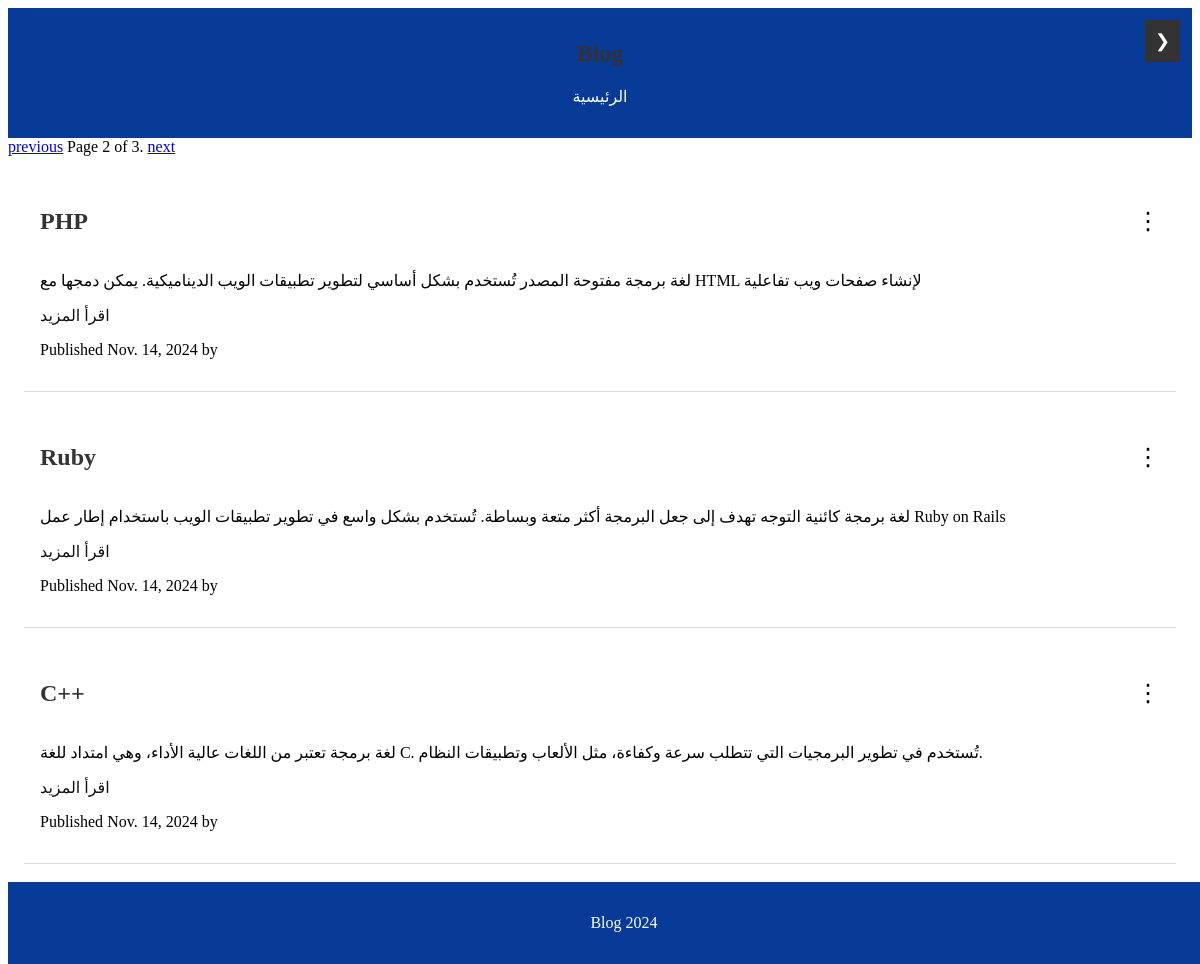
Screenshot of /?page=2 with the database file from the repository.
### home/models.py (models this page shows, shortened)
class Post(models.Model):
    class Status(models.TextChoices):
        DRAFT = 'DF', 'Draft'
        PUBLISHED = 'PB', 'Published'
    title = models.CharField(max_length=200)
    auther = models.ForeignKey(User ,on_delete=models.CASCADE , related_name= 'blog_post',null=True , blank=True)
    slug = models.SlugField(max_length=200 , unique_for_date='publish',null=True , blank=True)
    body = models.TextField()
    publish = models.DateField(default=timezone.now)
    created = models.DateField(auto_now_add=True)
    updated = models.DateField(auto_now_add=True)
    status = models.CharField(max_length=2,choices=Status.choices,default=Status.DRAFT)
    class Meta:
        ordering = ['-publish']  #to order the posts from oldest to newest
        indexes =[
            models.Index(fields=['publish']),
        ]
    def get_absolute_url(self):
        return reverse("blog:details", args=[
        self.publish.year,
        self.publish.month,
        self.publish.day,
        self.slug,
        ])
    def get_delete_url(self):
        return reverse("blog:delete_post", args=[self.id])
    def get_update_url(self):
        return reverse("blog:update_post", args=[self.id])

### home/views.py (the view)
# urls.py: path('',views.posts_list,name='home'),
def posts_list(request):
    posts = Post.objects.all()
    paginator = Paginator(posts, 3)  # استخدم posts بدلاً من posts_list
    page_num = request.GET.get('page', 1)  # الحصول على رقم الصفحة من الرابط أو تعيين الصفحة الأولى كافتراضي
    page_obj = paginator.page(page_num)  # استخدم paginator بدلاً من Paginator مباشرة
    return render(request, 'home.html', {'posts': page_obj})

### templates/home.html (shortened to what this page needs)
{% extends "base.html" %}
{% block content %}
<main class="main">
    {% for post in posts %}
        <article class="article">
            <div class="article-header">
                <h2>{{ post.title }}</h2>
                <div class="options-menu">
                    <span class="options-icon" onclick="toggleMenu(this)">⋮</span>
                </div>
            </div>
            <p>{{ post.body }}</p>
            <a href="{{post.get_absolute_url}}">اقرأ المزيد</a>
            <p class="date">Published {{ post.publish }} by {{ post.author }}</p>
        </article>
    {% endfor %}
</main>
{% endblock %}

### static/style.css (style rules this page uses)
.main { padding: 1rem; }
.article { border-bottom: 1px solid #ddd; padding: 1rem; margin-bottom: 1rem; }
.article h2 { color: #333; }
.article a { color: #000000ee; text-decoration: none; }
body::after { content: ""; display: block; height: 60px; }
.article-header { display: flex; justify-content: space-between; align-items: center; }
.options-menu { position: relative; display: inline-block; }
.options-icon { cursor: pointer; }
.options-icon { font-size: 24px; cursor: pointer; }

### rows the page displays
Post: title "PHP", body "لغة برمجة مفتوحة المصدر تُستخدم بشكل أساسي لتطوير تطبيقات الويب الديناميكية. يمكن دمجها مع HTML لإنشاء صفحات ويب تفاعلية", publish "Nov. 14, 2024"
Post: title "Ruby", body "لغة برمجة كائنية التوجه تهدف إلى جعل البرمجة أكثر متعة وبساطة. تُستخدم بشكل واسع في تطوير تطبيقات الويب باستخدام إطار عمل Ruby on Rails", publish "Nov. 14, 2024"
Post: title "C++", body "لغة برمجة تعتبر من اللغات عالية الأداء، وهي امتداد للغة C. تُستخدم في تطوير البرمجيات التي تتطلب سرعة وكفاءة، مثل الألعاب وتطبيقات النظام.", publish "Nov. 14, 2024"

### other values shown
{{ posts.number }} "2"
{{ posts.paginator.num_pages }} "3"
